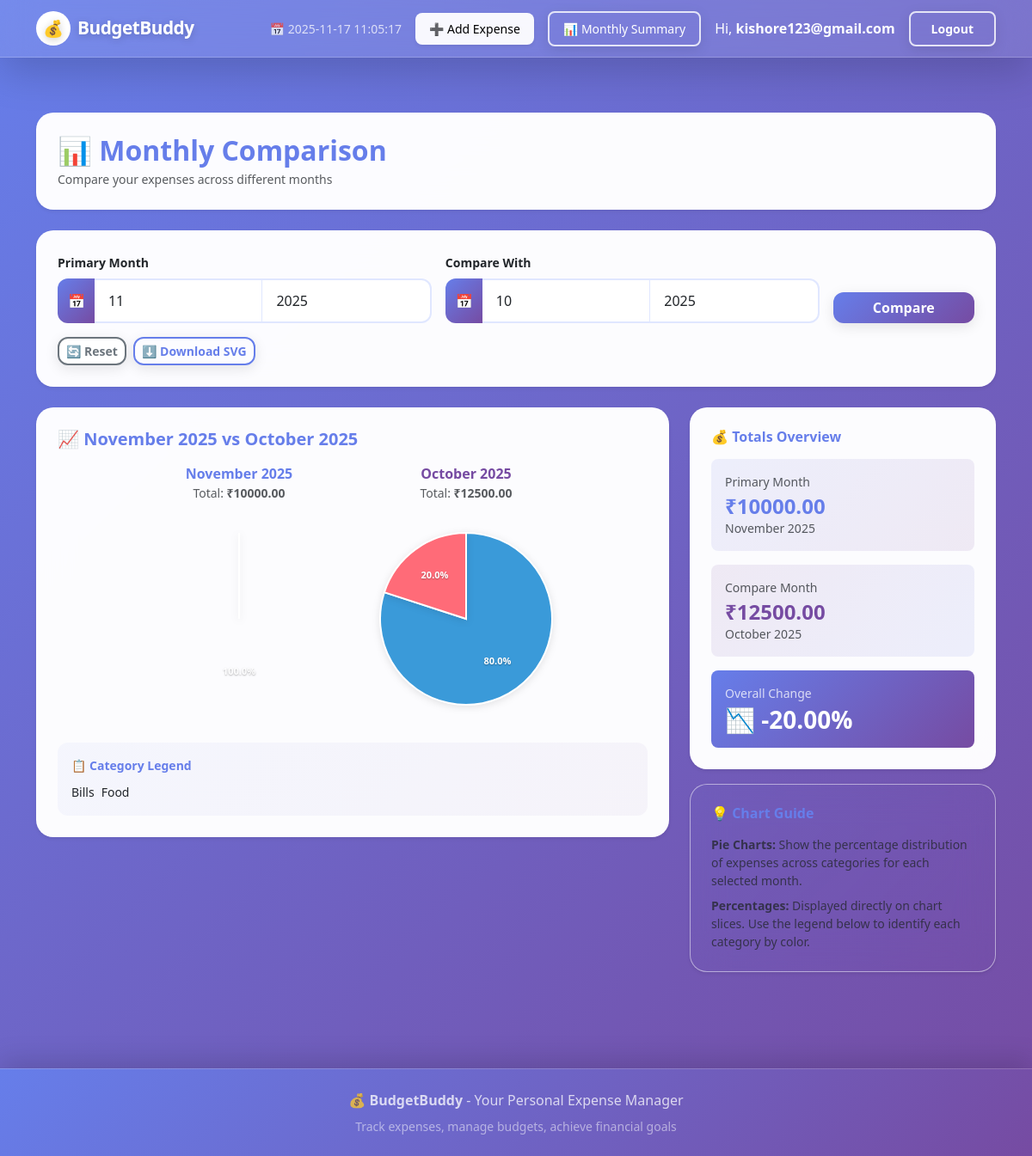
Screenshot of /summary (signed in) with the database file from the repository.
### app.py (models this page shows, shortened)
class User(db.Model):
    id = db.Column(db.Integer, primary_key=True)
    username = db.Column(db.String(120), unique=True, nullable=False)
    password = db.Column(db.String(200), nullable=False)

class Expense(db.Model):
    id = db.Column(db.Integer, primary_key=True)
    title = db.Column(db.String(120), nullable=False)
    amount = db.Column(db.Float, nullable=False)
    category = db.Column(db.String(50), nullable=False)
    date = db.Column(db.Date, nullable=False, default=datetime.utcnow)
    user_id = db.Column(db.Integer, db.ForeignKey('user.id'), nullable=True)

### app.py (the view)
@app.route('/summary')
@login_required
def monthly_summary():
    today = datetime.utcnow().date()
    month = request.args.get('month', today.month, type=int)
    year = request.args.get('year', today.year, type=int)
    compare_month = request.args.get('compare_month', None, type=int)
    compare_year = request.args.get('compare_year', None, type=int)
    if compare_month is None or compare_year is None:
        first_of_current = date(year, month, 1)
        prev_month_last_day = first_of_current - timedelta(days=1)
        compare_month = prev_month_last_day.month
        compare_year = prev_month_last_day.year
    primary_totals_map, primary_total = totals_for_month(month, year)
    compare_totals_map, compare_total = totals_for_month(compare_month, compare_year)
    categories = sorted(set(list(primary_totals_map.keys()) + list(compare_totals_map.keys())))
    comparison = []
    primary_slices = []
    compare_slices = []
    for cat in categories:
        p = round(primary_totals_map.get(cat, 0.0), 2)
        c = round(compare_totals_map.get(cat, 0.0), 2)
        diff = round(p - c, 2)
        pct = None
        if c == 0:
            pct = None if p == 0 else "inf"
        else:
            pct = round((diff / c) * 100, 2)
        comparison.append({
            'category': cat,
            'primary': p,
            'compare': c,
            'diff': diff,
            'pct_change': pct
        })
        primary_slices.append({'category': cat, 'value': p})
        compare_slices.append({'category': cat, 'value': c})
    overall_diff = round(primary_total - compare_total, 2)
    if compare_total == 0:
        overall_pct = None if primary_total == 0 else "inf"
    else:
        overall_pct = round((overall_diff / compare_total) * 100, 2)
    month_name = calendar.month_name[month]
    compare_month_name = calendar.month_name[compare_month]
    max_bar_value = 0.0
    for r in comparison:
        max_bar_value = max(max_bar_value, r['primary'], r['compare'])
    if max_bar_value == 0:
        max_bar_value = max(primary_total, compare_total, 1.0)
    max_bar_value = float(max_bar_value)
    cx, cy, r = 120, 120, 100
    primary_pie = make_pie_paths(primary_slices, primary_total, cx=cx, cy=cy, r=r)
    compare_pie = make_pie_paths(compare_slices, compare_total, cx=cx, cy=cy, r=r)
    return render_template(
        'summary.html',
        comparison=comparison,
        primary_total=round(primary_total, 2),
        compare_total=round(compare_total, 2),
        overall_diff=overall_diff,
        overall_pct=overall_pct,
        month=month,
        year=year,
        compare_month=compare_month,
        compare_year=compare_year,
        month_name=month_name,
        compare_month_name=compare_month_name,
        max_bar_value=max_bar_value,
        primary_pie=primary_pie,
        compare_pie=compare_pie
    )

### templates/summary.html (shortened to what this page needs)
{% extends 'base.html' %}
{% block content %}
<div class="content-wrapper">
  <div class="glass-card shadow-sm p-4 mb-4 animate-card">
    <h2 class="mb-1" style="color: #667eea; font-weight: 700;">📊 Monthly Comparison</h2>
    <p class="text-muted small mb-0">Compare your expenses across different months</p>
  </div>
  <div class="glass-card shadow-sm p-4 mb-4 animate-card">
    <form method="get" class="row g-3 align-items-end">
      <div class="col-md-5">
        <label class="form-label fw-semibold small">Primary Month</label>
        <div class="input-group">
          <span class="input-group-text" style="background: linear-gradient(135deg, #667eea 0%, #764ba2 100%); color: white; border: none;">📅</span>
          <input type="number" name="month" min="1" max="12" value="{{ month }}" placeholder="MM" class="form-control" required>
          <input type="number" name="year" min="1900" max="2100" value="{{ year }}" placeholder="YYYY" class="form-control" required>
        </div>
      </div>
      <div class="col-md-5">
        <label class="form-label fw-semibold small">Compare With</label>
        <div class="input-group">
          <span class="input-group-text" style="background: linear-gradient(135deg, #667eea 0%, #764ba2 100%); color: white; border: none;">📅</span>
          <input type="number" name="compare_month" min="1" max="12" value="{{ compare_month }}" placeholder="MM" class="form-control" required>
          <input type="number" name="compare_year" min="1900" max="2100" value="{{ compare_year }}" placeholder="YYYY" class="form-control" required>
        </div>
      </div>
      <div class="col-md-2">
        <div class="d-grid gap-2">
          <button class="btn btn-primary">Compare</button>
        </div>
      </div>
      <div class="col-12">
        <div class="d-flex gap-2 flex-wrap">
          <a class="btn btn-outline-secondary btn-sm" href="{{ url_for('monthly_summary') }}">🔄 Reset</a>
          <a class="btn btn-outline-primary btn-sm" href="{{ url_for('download_summary_svg', month=month, year=year, compare_month=compare_month, compare_year=compare_year) }}">⬇️ Download SVG</a>
        </div>
      </div>
    </form>
  </div>
  <div class="row g-4">
    <div class="col-lg-8">
      <div class="glass-card shadow-sm p-4 animate-card">
        <h5 class="mb-3 fw-semibold" style="color: #667eea;">
          📈 {{ month_name }} {{ year }} vs {{ compare_month_name }} {{ compare_year }}
        </h5>
        <div class="d-flex flex-wrap gap-4 justify-content-center mb-4">
          <div class="pie-chart-container">
            <div class="text-center mb-3">
              <div class="fw-semibold" style="color: #667eea;">{{ month_name }} {{ year }}</div>
              <div class="small text-muted">Total: <strong>₹{{ '%.2f'|format(primary_total) }}</strong></div>
            </div>
            <div class="pie-chart-wrapper">
              <svg viewBox="0 0 240 240" width="240" height="240" role="img" aria-label="Pie chart for {{ month_name }} {{ year }}">
                {% if primary_pie %}
                  {% for slice in primary_pie %}
                    <path d="{{ slice.d }}" fill="{{ slice.color }}" stroke="#fff" stroke-width="2" style="filter: drop-shadow(0 2px 4px rgba(0,0,0,0.1));"></path>
                  {% endfor %}
                  {% for slice in primary_pie %}
                    <text x="{{ '%.2f'|format(slice.label_x) }}" y="{{ '%.2f'|format(slice.label_y) }}" font-family="system-ui, -apple-system, sans-serif" font-size="11" font-weight="600" fill="#fff" text-anchor="middle" dominant-baseline="middle" style="text-shadow: 0 1px 2px rgba(0,0,0,0.3);">
                      {{ slice.pct }}%
                    </text>
                  {% endfor %}
                {% else %}
                  <circle cx="120" cy="120" r="90" fill="#f1f3f5"></circle>
                  <text x="120" y="120" text-anchor="middle" dominant-baseline="middle" font-family="system-ui, -apple-system, sans-serif" font-size="14" fill="#666">📊 No data</text>
                {% endif %}
              </svg>
            </div>
          </div>
          <div class="pie-chart-container">
            <div class="text-center mb-3">
              <div class="fw-semibold" style="color: #764ba2;">{{ compare_month_name }} {{ compare_year }}</div>
              <div class="small text-muted">Total: <strong>₹{{ '%.2f'|format(compare_total) }}</strong></div>
            </div>
            <div class="pie-chart-wrapper">
              <svg viewBox="0 0 240 240" width="240" height="240" role="img" aria-label="Pie chart for {{ compare_month_name }} {{ compare_year }}">
                {% if compare_pie %}
                  {% for slice in compare_pie %}
                    <path d="{{ slice.d }}" fill="{{ slice.color }}" stroke="#fff" stroke-width="2" style="filter: drop-shadow(0 2px 4px rgba(0,0,0,0.1));"></path>
                  {% endfor %}
                  {% for slice in compare_pie %}
                    <text x="{{ '%.2f'|format(slice.label_x) }}" y="{{ '%.2f'|format(slice.label_y) }}" font-family="system-ui, -apple-system, sans-serif" font-size="11" font-weight="600" fill="#fff" text-anchor="middle" dominant-baseline="middle" style="text-shadow: 0 1px 2px rgba(0,0,0,0.3);">
                      {{ slice.pct }}%
                    </text>
                  {% endfor %}
                {% else %}
                  <circle cx="120" cy="120" r="90" fill="#f1f3f5"></circle>
                  <text x="120" y="120" text-anchor="middle" dominant-baseline="middle" font-family="system-ui, -apple-system, sans-serif" font-size="14" fill="#666">📊 No data</text>
                {% endif %}
              </svg>
            </div>
          </div>
        </div>
        <div class="legend-container p-3" style="background: linear-gradient(135deg, rgba(102, 126, 234, 0.05) 0%, rgba(118, 75, 162, 0.05) 100%); border-radius: 12px;">
          <div class="small fw-semibold mb-2" style="color: #667eea;">📋 Category Legend</div>
          <div class="d-flex flex-wrap gap-2">
            {% set legend_colors = ['#3A9AD9', '#FF6B78', '#FFD166', '#6BCB77', '#8E63FF', '#FF9F80'] %}
            {% for cat in comparison %}
              {% set i = loop.index0 %}
              <div class="legend-item">
                <span class="small fw-medium">{{ cat.category }}</span>
              </div>
            {% endfor %}
          </div>
        </div>
      </div>
    </div>
    <div class="col-lg-4">
      <div class="glass-card shadow-sm p-4 mb-3 animate-card">
        <h6 class="fw-semibold mb-3" style="color: #667eea;">💰 Totals Overview</h6>
        <div class="stat-row mb-3 p-3" style="background: linear-gradient(135deg, rgba(102, 126, 234, 0.1) 0%, rgba(118, 75, 162, 0.1) 100%); border-radius: 8px;">
          <div class="small text-muted mb-1">Primary Month</div>
          <div class="h4 mb-0 fw-bold" style="color: #667eea;">₹{{ '%.2f'|format(primary_total) }}</div>
          <div class="small text-muted">{{ month_name }} {{ year }}</div>
        </div>
        <div class="stat-row mb-3 p-3" style="background: linear-gradient(135deg, rgba(118, 75, 162, 0.1) 0%, rgba(102, 126, 234, 0.1) 100%); border-radius: 8px;">
          <div class="small text-muted mb-1">Compare Month</div>
          <div class="h4 mb-0 fw-bold" style="color: #764ba2;">₹{{ '%.2f'|format(compare_total) }}</div>
          <div class="small text-muted">{{ compare_month_name }} {{ compare_year }}</div>
        </div>
        <div class="stat-row p-3" style="background: linear-gradient(135deg, #667eea 0%, #764ba2 100%); border-radius: 8px; color: white;">
          <div class="small opacity-75 mb-1">Overall Change</div>
          <div class="h3 mb-0 fw-bold">
            {% if overall_pct == 'inf' %}
              🆕 New
            {% elif overall_pct is none %}
              N/A
            {% else %}
              {% if overall_pct > 0 %}📈{% else %}📉{% endif %} {{ '%.2f'|format(overall_pct) }}%
            {% endif %}
          </div>
        </div>
      </div>
      <div class="glass-card shadow-sm p-4 animate-card" style="background: linear-gradient(135deg, rgba(102, 126, 234, 0.05) 0%, rgba(118, 75, 162, 0.05) 100%);">
        <h6 class="fw-semibold mb-3" style="color: #667eea;">💡 Chart Guide</h6>
        <p class="small text-muted mb-2">
          <strong>Pie Charts:</strong> Show the percentage distribution of expenses across categories for each selected month.
        </p>
        <p class="small text-muted mb-0">
          <strong>Percentages:</strong> Displayed directly on chart slices. Use the legend below to identify each category by color.
        </p>
      </div>
    </div>
  </div>
</div>
{% endblock %}

### templates/base.html (shortened to what this page needs)
<!doctype html>
<html lang="en">
  <head>
    <link href="https://cdn.jsdelivr.net/npm/bootstrap@5.3.0/dist/css/bootstrap.min.css" rel="stylesheet">
    <link rel="stylesheet" href="{{ url_for('static', filename='style.css') }}">
  </head>
  <body>
    <nav class="navbar navbar-expand-lg navbar-dark shadow-lg" style="background: linear-gradient(135deg, #667eea 0%, #764ba2 100%);">
      <div class="container">
        <a class="navbar-brand fw-bold d-flex align-items-center gap-2" href="{{ url_for('index') }}">
          <span class="badge bg-white text-primary rounded-circle d-flex align-items-center justify-content-center" style="width: 40px; height: 40px; font-size: 1.2rem;">💰</span>
          <span style="font-size: 1.3rem; letter-spacing: -0.5px;">BudgetBuddy</span>
        </a>
        <div class="collapse navbar-collapse justify-content-end" id="navbarNav">
          <div class="d-flex flex-column flex-lg-row align-items-lg-center gap-3 mt-3 mt-lg-0">
            <small class="text-white opacity-75 d-none d-lg-block">
              📅 {{ (now()|default('')) }}
            </small>
            <a class="btn btn-light btn-sm px-3 shadow-sm" href="{{ url_for('add_expense') }}" style="border-radius: 8px; font-weight: 500;">
              ➕ Add Expense
            </a>
            <a class="btn btn-outline-light btn-sm px-3" href="{{ url_for('monthly_summary') }}" style="border-radius: 8px; font-weight: 500;">
              📊 Monthly Summary
            </a>
            <div class="d-flex align-items-center gap-2">
              {% if current_user %}
                <span class="text-white d-none d-md-inline me-2">Hi, <strong>{{ current_user.username }}</strong></span>
                <a href="{{ url_for('logout') }}" class="btn btn-outline-light btn-sm" style="border-radius: 8px;">Logout</a>
              {% else %}
                <a href="{{ url_for('login') }}" class="btn btn-light btn-sm" style="border-radius: 8px;">Login</a>
                <a href="{{ url_for('signup') }}" class="btn btn-link text-white text-decoration-none d-none d-lg-inline">Sign up</a>
              {% endif %}
            </div>
          </div>
        </div>
      </div>
    </nav>
    <div class="container py-4">
      <div id="page" class="fade-in show">
        {% block content %}{% endblock %}
      </div>
    </div>
    <footer class="mt-5 py-4 text-white text-center" style="background: linear-gradient(135deg, #667eea 0%, #764ba2 100%);">
      <div class="container">
        <p class="mb-2 opacity-75">
          💰 <strong>BudgetBuddy</strong> - Your Personal Expense Manager
        </p>
        <p class="small mb-0 opacity-50">
          Track expenses, manage budgets, achieve financial goals
        </p>
      </div>
    </footer>
  </body>
</html>

### rows the page displays
User: username "kishore123@gmail.com"
Expense: pct "100.0", pct "80.0", category "Bills"
Expense: pct "20.0", category "Food"

### other values shown
{{ month_name }} "November"
{{ year }} "2025"
{{ compare_month_name }} "October"
{{ compare_year }} "2025"
{{ '%.2f'|format(primary_total) }} "10000.00"
{{ '%.2f'|format(compare_total) }} "12500.00"
{{ '%.2f'|format(overall_pct) }} "-20.00"
